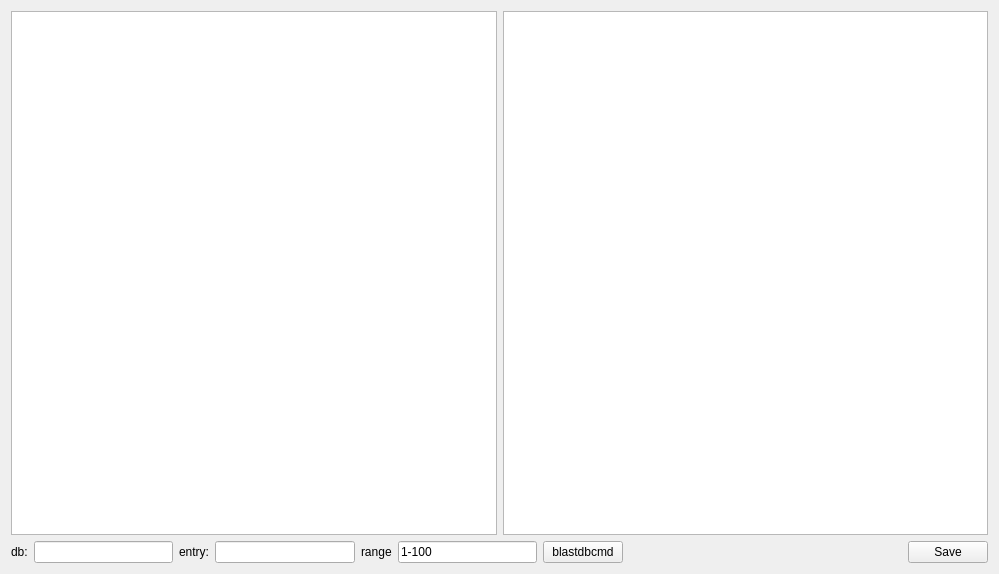
<?xml version="1.0" encoding="UTF-8"?>
<ui version="4.0">
 <class>BLASTOUT</class>
 <widget class="QWidget" name="BLASTOUT">
  <property name="geometry">
   <rect>
    <x>0</x>
    <y>0</y>
    <width>999</width>
    <height>574</height>
   </rect>
  </property>
  <property name="windowTitle">
   <string>BLASTOUT</string>
  </property>
  <layout class="QVBoxLayout" name="verticalLayout">
   <item>
    <layout class="QHBoxLayout" name="horizontalLayout_2">
     <item>
      <widget class="QPlainTextEdit" name="plainTextEdit">
       <property name="enabled">
        <bool>true</bool>
       </property>
       <property name="plainText">
        <string/>
       </property>
      </widget>
     </item>
     <item>
      <widget class="QPlainTextEdit" name="plainTextEdit_blastdbcmd">
       <property name="enabled">
        <bool>true</bool>
       </property>
       <property name="plainText">
        <string/>
       </property>
      </widget>
     </item>
    </layout>
   </item>
   <item>
    <layout class="QHBoxLayout" name="horizontalLayout">
     <item>
      <widget class="QLabel" name="label_db">
       <property name="text">
        <string>db:</string>
       </property>
      </widget>
     </item>
     <item>
      <widget class="QLineEdit" name="lineEdit_db">
       <property name="text">
        <string/>
       </property>
      </widget>
     </item>
     <item>
      <widget class="QLabel" name="label_entry">
       <property name="text">
        <string>entry:</string>
       </property>
      </widget>
     </item>
     <item>
      <widget class="QLineEdit" name="lineEdit_entry">
       <property name="text">
        <string/>
       </property>
      </widget>
     </item>
     <item>
      <widget class="QLabel" name="label">
       <property name="text">
        <string>range</string>
       </property>
      </widget>
     </item>
     <item>
      <widget class="QLineEdit" name="lineEdit_range">
       <property name="inputMask">
        <string/>
       </property>
       <property name="text">
        <string>1-100</string>
       </property>
      </widget>
     </item>
     <item>
      <widget class="QPushButton" name="pushButton_blastdbcmd">
       <property name="text">
        <string>blastdbcmd</string>
       </property>
      </widget>
     </item>
     <item>
      <spacer name="horizontalSpacer_2">
       <property name="orientation">
        <enum>Qt::Horizontal</enum>
       </property>
       <property name="sizeHint" stdset="0">
        <size>
         <width>40</width>
         <height>20</height>
        </size>
       </property>
      </spacer>
     </item>
     <item>
      <spacer name="horizontalSpacer">
       <property name="orientation">
        <enum>Qt::Horizontal</enum>
       </property>
       <property name="sizeHint" stdset="0">
        <size>
         <width>40</width>
         <height>20</height>
        </size>
       </property>
      </spacer>
     </item>
     <item>
      <widget class="QPushButton" name="pushButton_save">
       <property name="enabled">
        <bool>true</bool>
       </property>
       <property name="text">
        <string>Save</string>
       </property>
      </widget>
     </item>
    </layout>
   </item>
  </layout>
 </widget>
 <resources/>
 <connections/>
</ui>
